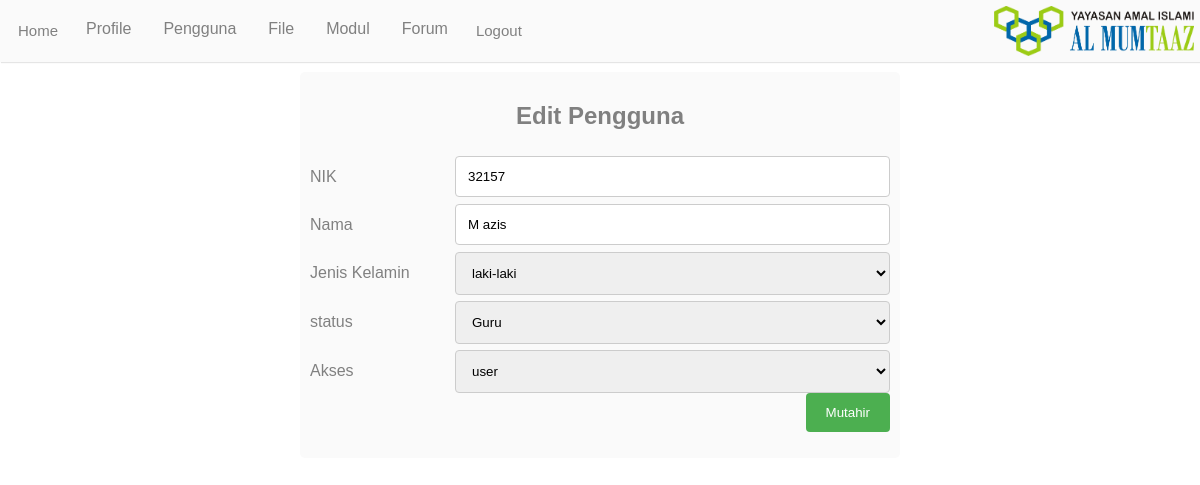
Screenshot of /halaman/admin/edit_pengguna.php?ubah=8 (signed in) with the database file from the repository.
### tables this page shows
CREATE TABLE `pengguna` (
  `id` int(11) NOT NULL,
  `nik` varchar(18) NOT NULL,
  `nama` varchar(30) NOT NULL,
  `jk` enum('laki-laki','perempuan') NOT NULL,
  `status` varchar(30) NOT NULL,
  `akses` enum('admin','user') NOT NULL,
  `password` varchar(80) NOT NULL,
  `created` datetime NOT NULL
);

### class/class_admin.php (called while the page is built, shortened)
<?php
class Admin{
    private $_db;
    public function __construct(){
        $this->_db = Database::getInstance();
    }
    public function tampil($table, $data, $value){
        if($data==""){
            $conn=$this->_db->getConnection();
            $query= "SELECT * FROM $table";
            $result = $conn->query($query);
        }
        else{
            $conn = $this->_db->getConnection();
            $query1="SELECT * FROM $table WHERE $data='$value'";
            $result = $conn->query($query1);
        }
        return $result;
    }
}

### halaman/admin/edit_pengguna.php (the view, shortened to what this page needs)
<?php
include "../../class/class_admin.php";
$admin = new Admin();
if(@$_GET['ubah']){
  $id= $_GET['ubah'];
  $result=$admin->tampil('pengguna','id',$id);
  $fetch=$result->fetch_object();
}
include "adm_header.php";
?>
<link rel="stylesheet" href="../../assets/css/style_admin.css">
<div class="container">
<center>
<h2>Edit Pengguna</h2>
</center>
  <form action="" method="post">
  <div class="row">
    <div class="col-25">
      <label for="nik">NIK</label>
    </div>
    <div class="col-75">
      <input type="text" id="nik" name="nik" value="<?= $fetch->nik;?>" placeholder="Masukan NIK 18 Digit.." >
    </div>
  </div>
  <div class="row">
    <div class="col-25">
      <label for="nama">Nama</label>
    </div>
    <div class="col-75">
      <input type="text" id="nama" name="nama" value="<?= $fetch->nama;?>" placeholder="Masukan nama lengkap.." >
    </div>
  </div>
  <div class="row">
    <div class="col-25">
      <label for="jk">Jenis Kelamin</label>
    </div>
    <div class="col-75">
      <select id="jk" name="jk" >
        <option value="laki-laki" <?php if( $fetch->jk=='laki-laki') echo "selected";?> >laki-laki</option>
      </select>
    </div>
  </div>
  <div class="row">
    <div class="col-25">
      <label for="status">status</label>
    </div>
    <div class="col-75">
      <select id="status" name="status" >
        <option value="Guru" <?php if( $fetch->status=='Guru') echo "selected";?> >Guru</option>
      </select>
    </div>
  </div>
  <div class="row">
    <div class="col-25">
      <label for="akses">Akses</label>
    </div>
    <div class="col-75">
      <select id="akses" name="akses" >
        <option value="user" <?php if( $fetch->akses=='user') echo "selected";?> >user</option>
      </select>
    </div>
  </div>
  <div class="row">
    <input type="submit" name="submit" value="Mutahir">
  </div>
  </form>
</div>

### assets/css/style_admin.css (style rules this page uses)
input[type=text], select, textarea { width: 100%; padding: 12px; border: 1px solid #ccc; border-radius: 4px; resize: vertical; }
input[type=password], select, textarea { width: 100%; padding: 12px; border: 1px solid #ccc; border-radius: 4px; resize: vertical; }
label { padding: 12px 12px 12px 0; display: inline-block; }
input[type=submit] { background-color: #4CAF50; color: white; padding: 12px 20px; border: none; border-radius: 4px; cursor: pointer; float: right; }
.container { border-radius: 5px; background-color: #fafafa; padding: 10px; margin-left:300px; margin-right:300px; color:grey; }
.col-25 { float: left; width: 25%; margin-top: 6px; }
.col-75 { float: left; width: 75%; margin-top: 6px; }
.row:after { content: ""; display: table; clear: both; }

### rows the page displays
pengguna: nik "32157", nama "M azis", jk "laki-laki", status "Guru", akses "user"
